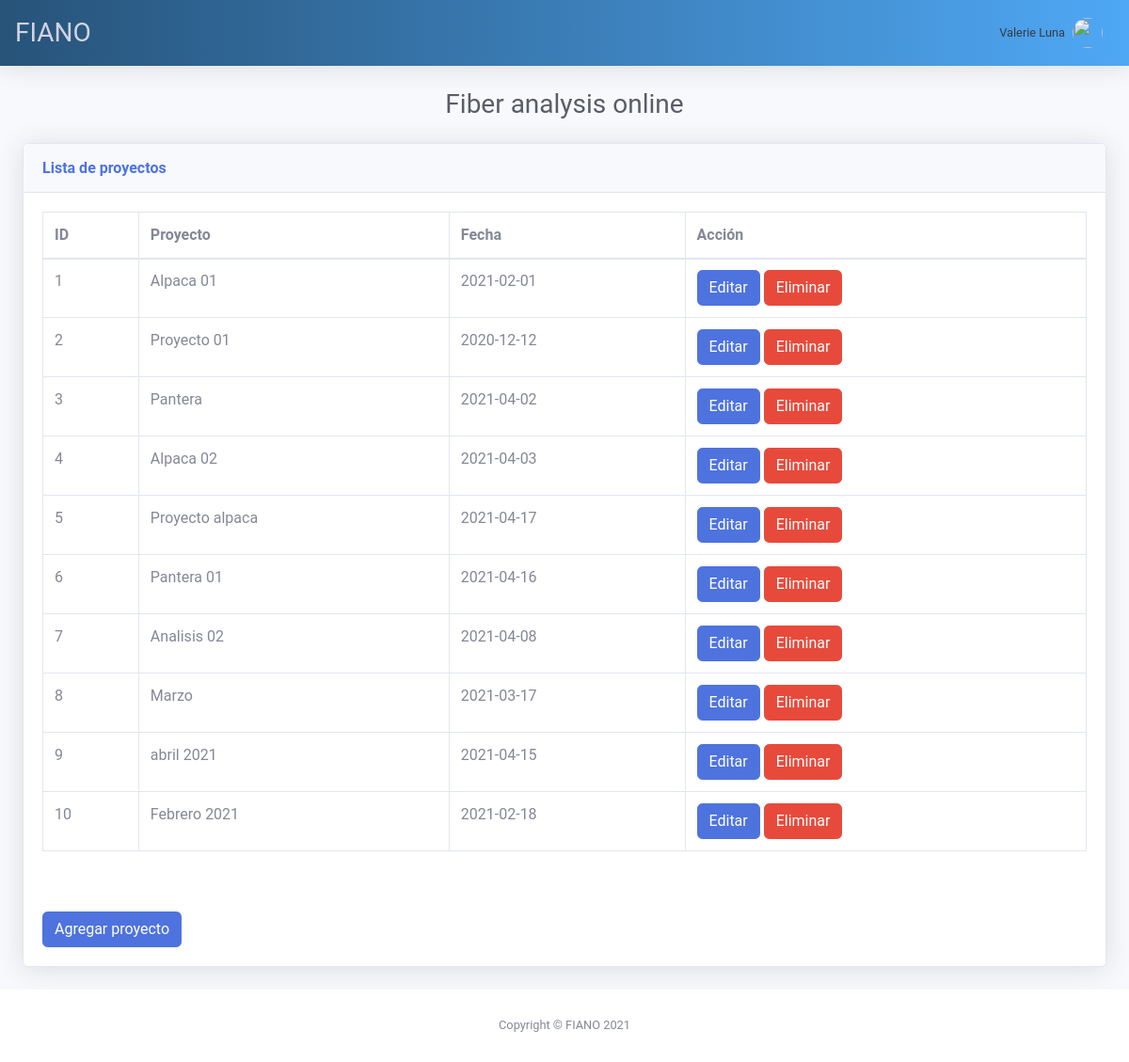
Page /home on the earlier database version.
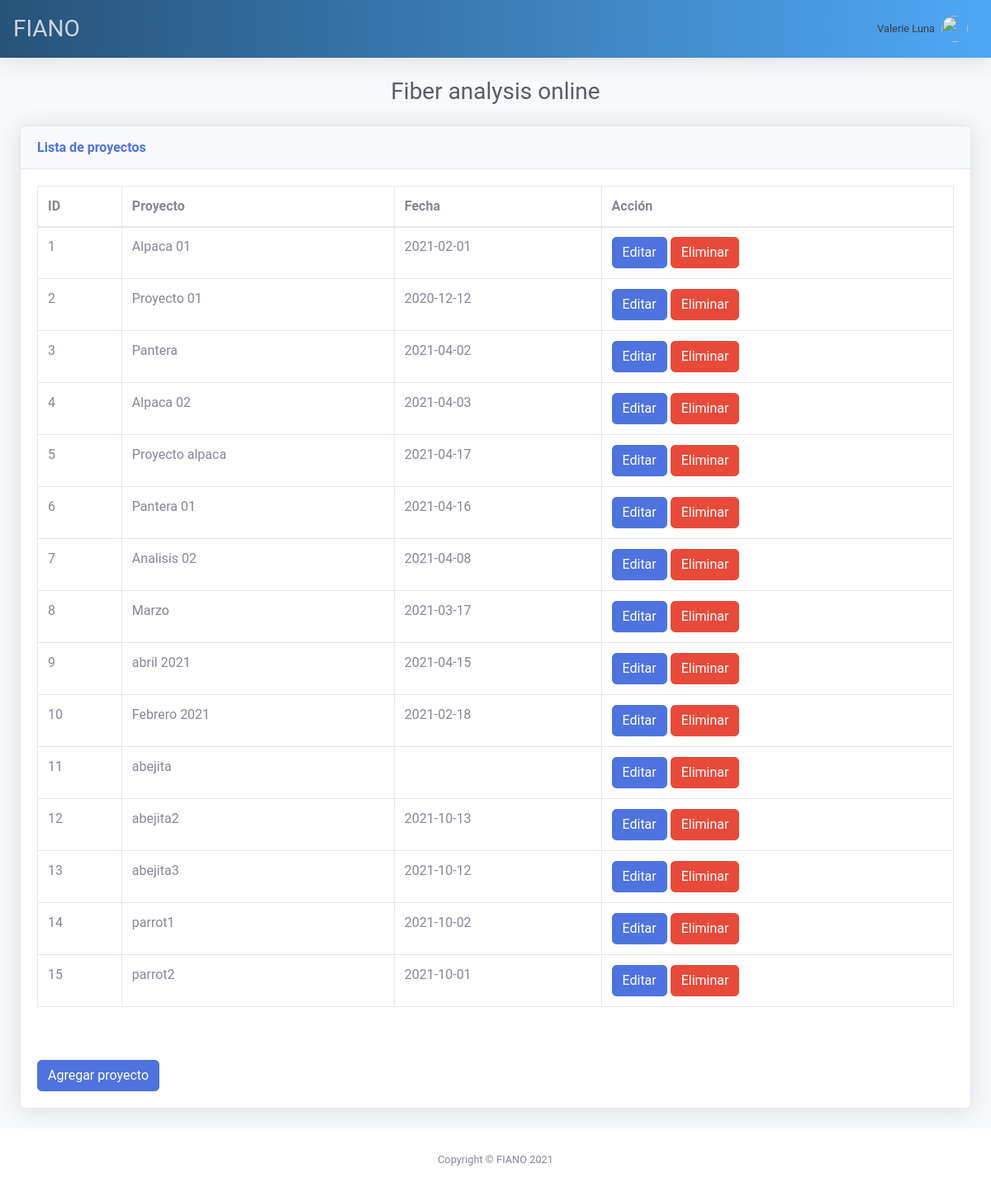
Same page on the later database version.
### tables this page shows
CREATE TABLE "Project" (
	"idProject"	INTEGER,
	"nameproject"	TEXT,
	"dateproject"	TEXT,
	"idUser"	INTEGER,
	PRIMARY KEY("idProject" AUTOINCREMENT)
);

### main.py (the view)
@app.route("/home")
def listproject():
    with sql.connect("users.db") as con:
        cur = con.cursor()
        cur.execute("SELECT * FROM Project")
        data = cur.fetchall()
        return render_template("project.html", data = data)

### templates/project.html (shortened to what this page needs)
{% extends "base.html" %}
{% block content %}
<div class="container-fluid">
  <div class="d-sm-flex align-items-center justify-content-center mb-4">
    <h2 class="h3 mb-0 text-gray-800">Fiber analysis online</h2>
  </div>
  <div class="card shadow mb-4">
    <div class="card-header py-3">
      <h6 class="m-0 font-weight-bold text-primary">Lista de proyectos</h6>
    </div>
      <div class="card-body">
        <div class="table-responsive">
          <table class="table table-bordered" id="dataTable">
            <thead>
              <tr>
                <th>ID</th>
                <th>Proyecto</th>
                <th>Fecha</th>
                <th>Acción</th>
              </tr>
            </thead>
            <tbody>
              <tr>
                {% for row in data %}
                  <tr>
                    <td>{{ row[0] }}</td>
                    <td>{{ row[1] }}</td>
                    <td>{{ row[2] }}</td>
                    <td>
                      <a class="btn btn-primary" href="{{ url_for('editproject', id_project=row[0], name_project=row[1]) }}">
                        Editar
                      </a>
                      <button class="btn btn-danger">Eliminar</button>
                    </td>
                  </tr>
                {% endfor %}
              </tr>
            </tbody>
          </table>
        </div>
        <br><br>
        <button class="btn btn-primary" data-toggle="modal" data-target="#addModal">Agregar proyecto</button>
       </div>
  </div>
</div>
{% endblock %}

### templates/base.html (shortened to what this page needs)
<!DOCTYPE html>
<html lang="en">
<head>
    <link href="{{ url_for('static', filename='css/sb-admin-2.min.css') }}" rel="stylesheet">
    <link href="{{ url_for('static', filename='css/main.css') }}" rel="stylesheet">
</head>
<body id="page-top">
    <div id="wrapper">
        <div id="content-wrapper" class="d-flex flex-column">
            <div id ="content">
                {% include 'head.html' %}
            </div>
            {% block content %}
            {% endblock %}
            <div>
                {% include 'footer.html' %}
            </div>
        </div>
    </div>
</body>
</html>

### templates/head.html (shortened to what this page needs)
<nav class="navbar navbar-expand navbar-light bg-white topbar mb-4 static-top shadow header">
    <h1 class="h3 mb-0 text-gray-400 justify-content-center">FIANO</h1>
    <ul class="navbar-nav ml-auto">
      <li class="nav-item dropdown no-arrow">
        <a class="nav-link dropdown-toggle" href="#" id="userDropdown" role="button" data-toggle="dropdown" aria-haspopup="true" aria-expanded="false">
          <span class="mr-2 d-none d-lg-inline text-gray-900 small">Valerie Luna</span>
          <img class="img-profile rounded-circle" src="https://source.unsplash.com/QAB-WJcbgJk/60x60">
        </a>
      </li>
    </ul>
  </nav>

### templates/footer.html
<footer class="sticky-footer bg-white">
    <div class="container my-auto">
      <div class="copyright text-center my-auto">
        <span>Copyright &copy; FIANO 2021</span>
      </div>
    </div>
  </footer>

### static/css/main.css (style rules this page uses)
html, body { background: #fafafa; background-image: url("../img/imagen.png"); background-size: 100%; height: 100%; width: 100%; font-family: 'Roboto', sans-serif; }
.header { background: linear-gradient(to right, #275379, #4FA8F5); }
.container { margin-top: 100px; margin-bottom: 100px; }

Differences in the rows shown:
added Project: idProject "11", nameproject "abejita"
added Project: idProject "12", nameproject "abejita2", dateproject "2021-10-13"
added Project: idProject "13", nameproject "abejita3", dateproject "2021-10-12"
added Project: idProject "14", nameproject "parrot1", dateproject "2021-10-02"
added Project: idProject "15", nameproject "parrot2", dateproject "2021-10-01"
